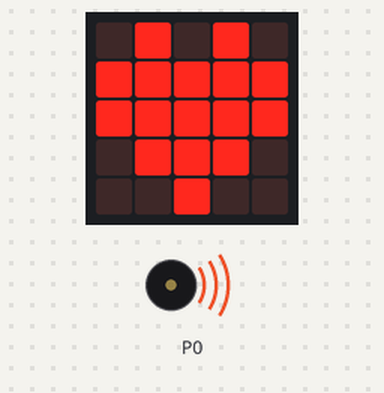
Simulated run of this program. Board: BBC micro:bit (MakeCode). Parts: the board's 5×5 LED display, buzzer (waves = sounding).

Above: at 0.1 s.
At 129.4 s:
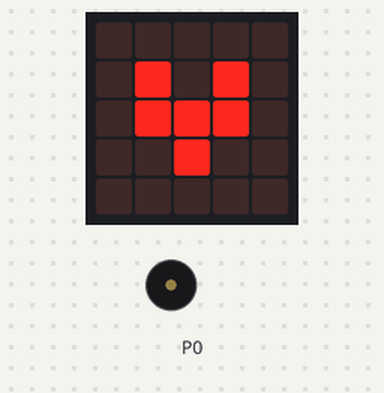
Timing chart, 0 to 130.0 s (numbered marks = the images above):
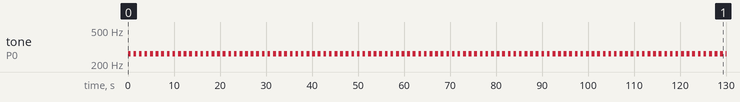

Measured:
- by itself, tone on P0: alternates 262 Hz for 0.60 s and silent for 0.61 s

The program:

main.ts
```typescript
loops.everyInterval(50, function () {
    basic.showIcon(IconNames.Heart)
    basic.pause(50)
    basic.showIcon(IconNames.SmallHeart)
    basic.pause(50)
})
basic.forever(function () {
    music.play(music.stringPlayable("C - C - C - C - ", 100), music.PlaybackMode.UntilDone)
})
```

test.ts
```typescript
// aquí va el archivo "tests"; esto no se compilará cuando este paquete se utilice como una extensión.
```
